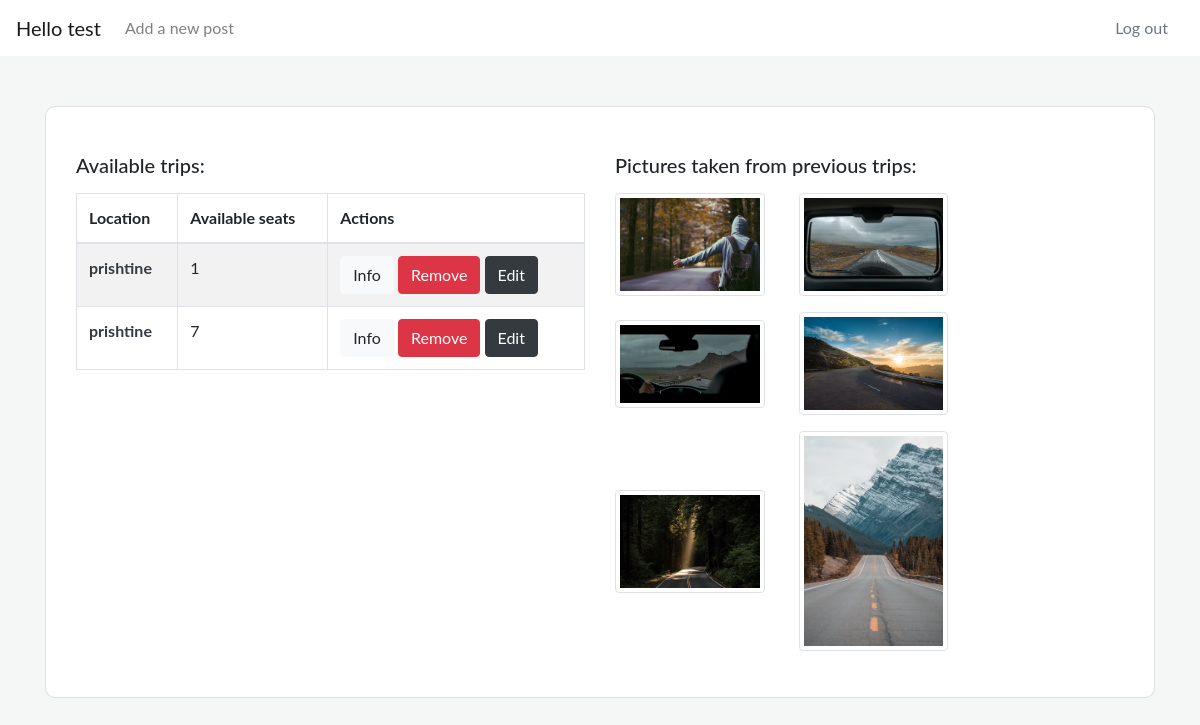
Page /dashboard (signed in) on the earlier database version.
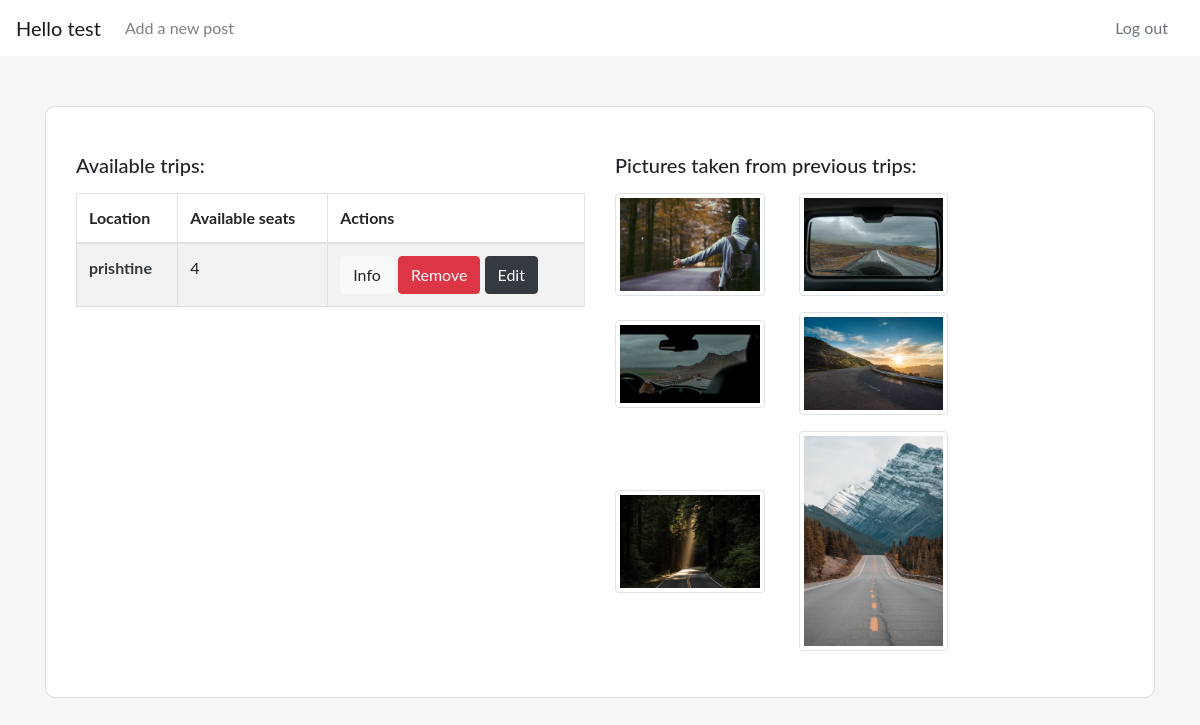
Same page on the later database version.
### hitchhiker_app/models.py (models this page shows)
class Trip(models.Model):
    location = models.CharField(max_length=255)
    seats = models.IntegerField(default=1, validators=[MaxValueValidator(7), MinValueValidator(1)])
    desc = models.TextField()
    posted_by = models.ForeignKey(User, related_name='has_trips', on_delete=models.CASCADE)
    reserve_seat = models.BooleanField(default=0)
    created_at = models.DateTimeField(auto_now_add=True)
    updated_at = models.DateTimeField(auto_now=True)
    objects = TripManager()

### hitchhiker_app/views.py (the view)
# urls.py: path('dashboard', views.dashboard),
def dashboard(request):
    if 'uid' not in request.session:
        return redirect('/')
    else:
        context = {
            'logged_user': User.objects.get(id=request.session['uid']),
            'all_trips': Trip.objects.all()
        }
        return render(request, 'dashboard.html', context)

### hitchhiker_app/templates/dashboard.html (shortened to what the changed rows need)
<!doctype html>
<html lang="en">
<head>
    <link rel="stylesheet" href="https://stackpath.bootstrapcdn.com/bootstrap/4.5.0/css/bootstrap.min.css">
    {% load static %}
    <link rel="stylesheet" href="{% static 'css/style.css' %}">
</head>
<body>
    <div id="wrapper">
        <div class="container">
            <div id="my-trips">
                <div class="card">
                    <div class="body">
                        <div class="row">
                            <div class="col-md-6">
                                <table class="table table-striped table-bordered">
                                    <thead>
                                        <tr>
                                            <th scope="col">Location</th>
                                            <th scope="col">Available seats</th>
                                            <th scope="col">Actions</th>
                                        </tr>
                                    </thead>
                                    <tbody>
                                        {% for trip in all_trips %}
                                        <tr>
                                            <th scope="row">
                                                <a class="text-dark">{{trip.location}}</a></th>
                                            <td>{{trip.seats}}</td>
                                            {% if logged_user.id == trip.posted_by.id %}
                                            <td>
                                                <a href="/trips/{{trip.id}}" class="btn btn-light">Info</a>
                                                <a class="btn btn-danger" href="/trips/{{trip.id}}/delete">Remove</a>
                                                <a href="/trips/edit/{{trip.id}}" class="btn btn-dark">Edit</a></td>
                                            {% elif logged_user.id != trip.posted_by.id and trip.seats > 0 %}
                                            <td><a href="/trips/reserve/{{trip.id}}" class="btn btn-dark">Reserve a seat</a></td>
                                            {% elif 0 >= trip.seats %}
                                            <td>No seats left!</td>
                                            {% endif %}
                                        </tr>{% endfor %}
                                    </tbody>
                                </table>
                            </div>
                        </div>
                    </div>
                </div>
            </div>
        </div>
</body>
</html>

Differences in the rows shown:
removed Trip: location "prishtine", seats "1"
changed Trip "prishtine": seats "7" → "4"
